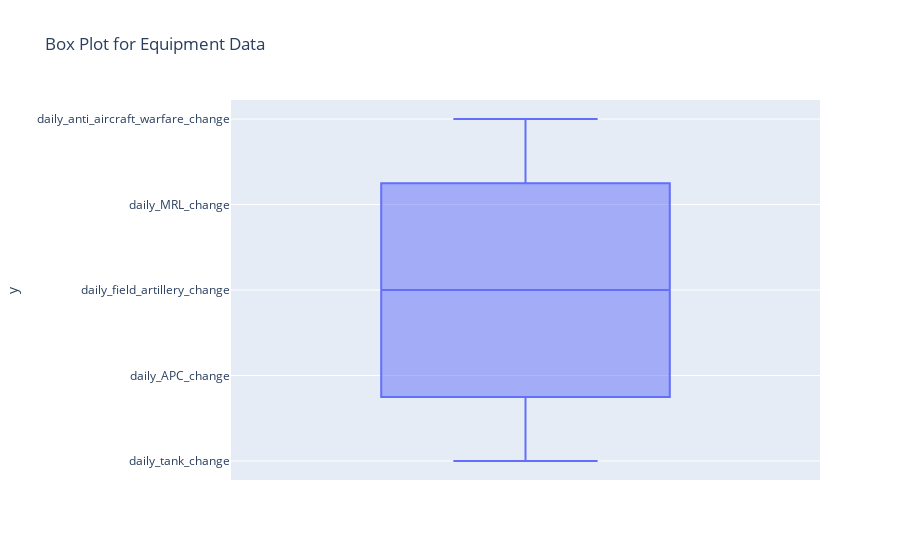

Notebook cell for this chart:
### Markdown cell above
## (3.5) Box plot for equipment data

### Code cell
# Box plot for equipment data
fig_box = px.box(equipment_data, y=['daily_tank_change', 'daily_APC_change', 'daily_field_artillery_change', 'daily_MRL_change', 'daily_anti_aircraft_warfare_change'], title='Box Plot for Equipment Data')
fig_box.show()

### Figure 1 — Plotly figure (JSON) as saved in the notebook; plotly's stock layout.template omitted (floating-point values rounded to 4 significant figures)
{"data": [{"alignmentgroup": "True", "hovertemplate": "y=%{y}<extra></extra>", "legendgroup": "", "marker": {"color": "#636efa"}, "name": "", "notched": false, "offsetgroup": "", "orientation": "v", "showlegend": false, "type": "box", "x0": " ", "xaxis": "x", "y": ["daily_tank_change", "daily_APC_change", "daily_field_artillery_change", "daily_MRL_change", "daily_anti_aircraft_warfare_change"], "y0": " ", "yaxis": "y"}], "layout": {"boxmode": "group", "legend": {"tracegroupgap": 0}, "title": {"text": "Box Plot for Equipment Data"}, "xaxis": {"anchor": "y", "domain": [0, 1]}, "yaxis": {"anchor": "x", "domain": [0, 1], "title": {"text": "y"}}}}
